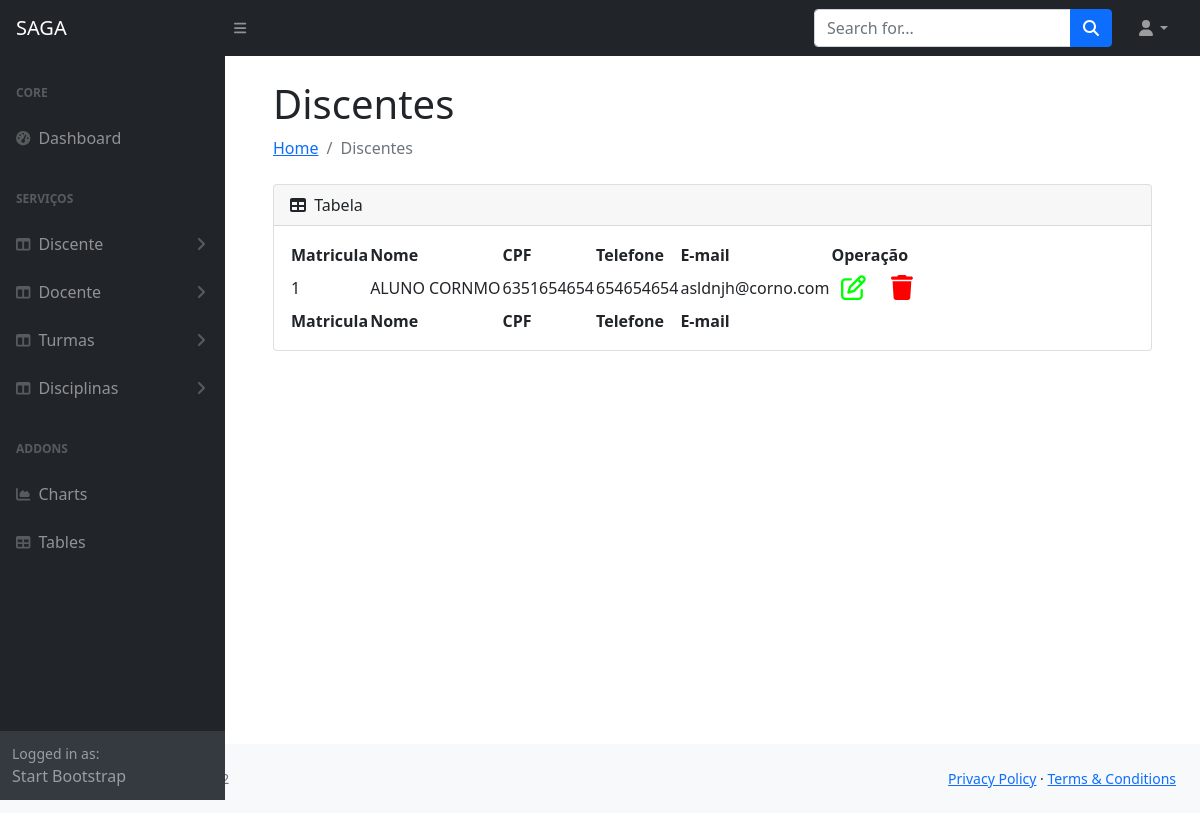
Before: /discentes with the older database file.
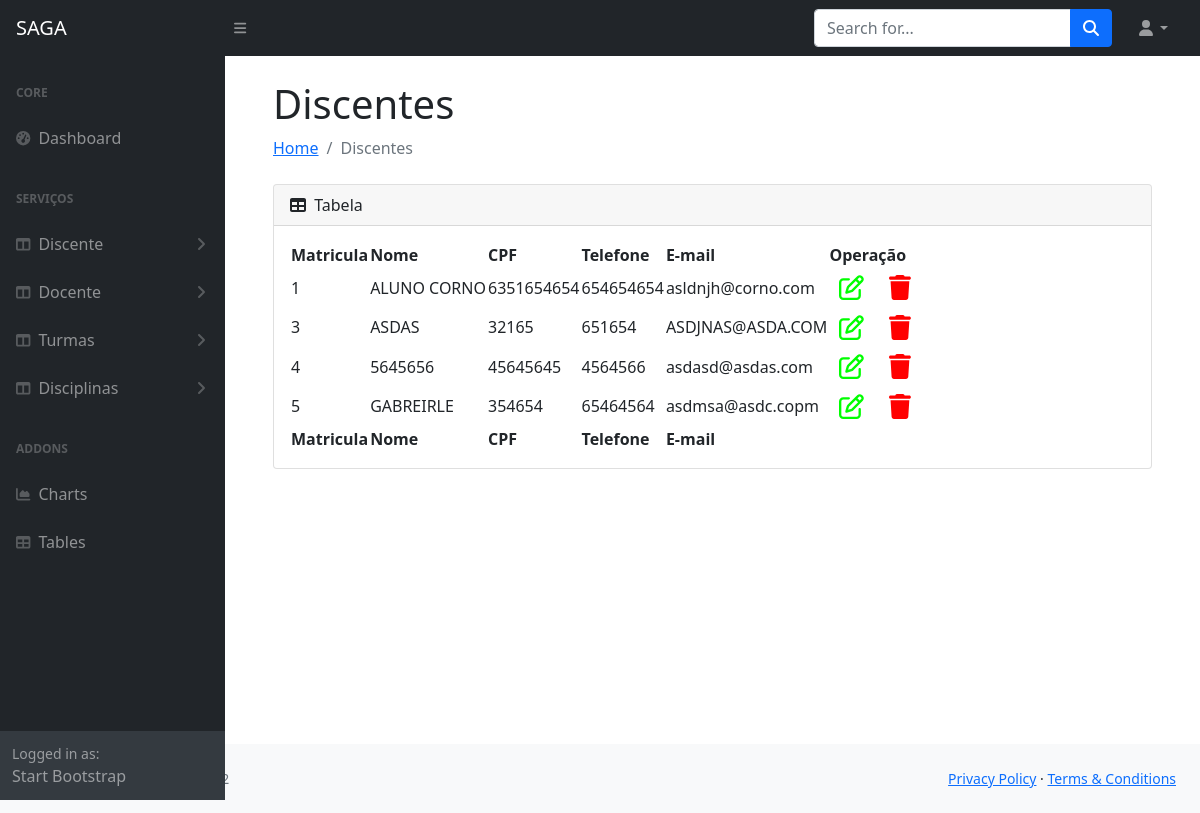
After: the same page with the newer database file.
### appacademico/models.py (models this page shows, shortened)
class Usuario(models.Model):
    matricula=models.AutoField(primary_key=True)
    nome = models.CharField(max_length=150)
    cpf=models.CharField(max_length=15)
    telefone=models.IntegerField()
    email=models.EmailField(max_length=50)
    class Meta:
        abstract = True

class Aluno(Usuario):
    pass

### appacademico/views.py (the view)
# urls.py: path('discentes', views.discentes, name='discentes'),
def discentes(request):
    discente = Aluno.objects.all()
    return render(request, 'mostrar_todos.html', {'discente': discente})

### appacademico/templates/mostrar_todos.html (shortened to what this page needs)
{% extends 'index.html' %}
{% load static %}
{% load bootstrap4 %}
{% block h1 %}
{% if docente %}
Docentes
{% elif discente %}
Discentes
{% elif disciplina %}
Disciplinas
{% elif turmas %}
Turmas
{% endif %}
{% endblock %}
{% block li %}
{% if docente %}
Docentes
{% elif discente %}
Discentes
{% elif disciplina %}
Disciplinas
{% elif turmas %}
Turmas
{% endif %}
{% endblock %}
{% block content %}
<div class="card mb-4">
    <div class="card-header">
        <i class="fas fa-table me-1"></i>
        Tabela
    </div>
    <div class="card-body">
        <table id="datatablesSimple">
            <thead>
                {% if turmas %}
                <tr>
                    <th>Código da Turma</th>
                    <th>Disciplinas</th>
                    <th>Operação</th>
                </tr>
                {% else %}
                <tr>
                    <th>Matricula</th>
                    <th>Nome</th>
                    <th>CPF</th>
                    <th>Telefone</th>
                    <th>E-mail</th>
                    <th>Operação</th>
                </tr>
                {% endif %}
            </thead>
            <tfoot>
                <tr>
                    <th>Matricula</th>
                    <th>Nome</th>
                    <th>CPF</th>
                    <th>Telefone</th>
                    <th>E-mail</th>
                </tr>
            </tfoot>
            <tbody>
                {% if docente %}
                {% for professor in docente %}
                <tr>
                    <td>{{professor.matricula}}</td>
                    <td>{{professor.nome}}</td>
                    <td>{{professor.cpf}}</td>
                    <td>{{professor.telefone}}</td>
                    <td>{{professor.email}}</td>
                    <td>
                        <a href="{% url 'editar_docente' professor.matricula %}"
                            style="padding: 10px; color: rgb(0, 255, 0); font-size: 25px;"><i
                                class="fa-regular fa-pen-to-square"></i></a>
                        <a href="{% url 'del_docente' professor.matricula %}"
                            style="padding: 10px; color: rgb(255, 0, 0); font-size: 25px;"><i
                                class="fa-solid fa-trash"></i></a>
                    </td>
                </tr>
                {% endfor %}
                {% elif discente %}
                {% for aluno in discente %}
                <tr>
                    <td>{{aluno.matricula}}</td>
                    <td>{{aluno.nome}}</td>
                    <td>{{aluno.cpf}}</td>
                    <td>{{aluno.telefone}}</td>
                    <td>{{aluno.email}}</td>
                    <td>
                        <a href="{% url 'editar_discente' aluno.matricula %}"
                            style="padding: 10px; color: rgb(0, 255, 0); font-size: 25px;"><i
                                class="fa-regular fa-pen-to-square"></i></a>
                        <a href="{% url 'del_discente' aluno.matricula %}"
                            style="padding: 10px; color: rgb(255, 0, 0); font-size: 25px;"><i
                                class="fa-solid fa-trash"></i></a>
                    </td>
                </tr>
                {% endfor %}
                {% endif %}
            </tbody>
        </table>
    </div>
</div>
</div>
</main>
{% endblock %}

Changed rows visible on the page:
changed Aluno "asldnjh@corno.com": nome "ALUNO CORNMO" → "ALUNO CORNO"
added Aluno: matricula "3", nome "ASDAS", cpf "32165", telefone "651654", email "ASDJNAS@ASDA.COM"
added Aluno: matricula "4", nome "5645656", cpf "45645645", telefone "4564566", email "asdasd@asdas.com"
added Aluno: matricula "5", nome "GABREIRLE", cpf "354654", telefone "65464564", email "asdmsa@asdc.copm"
